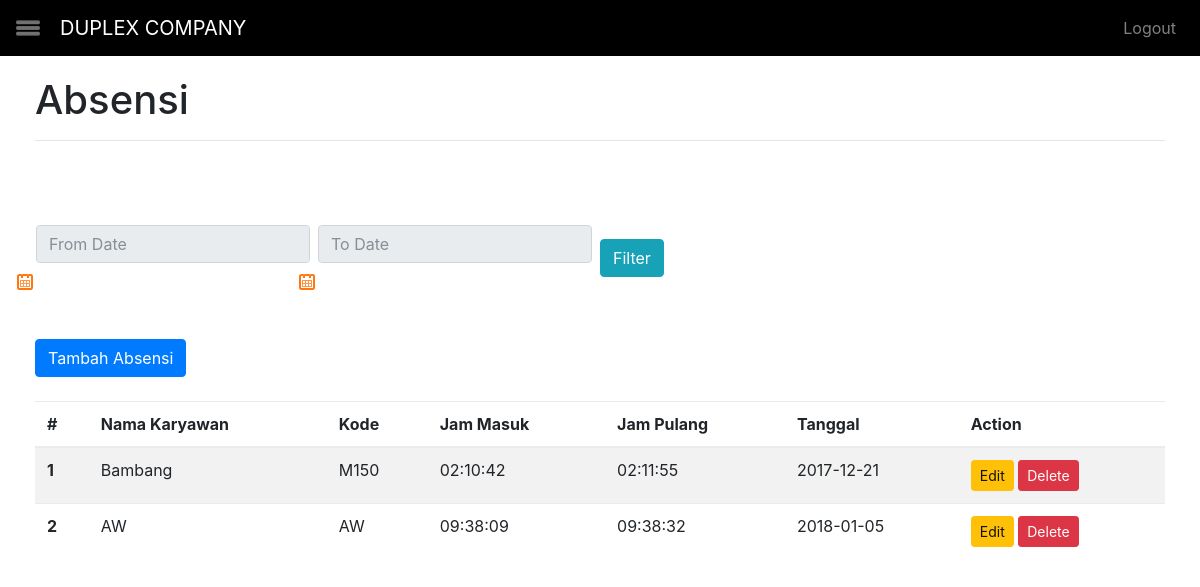
The app's page /absensi.php (signed in) with its own data.
### tables this page shows
CREATE TABLE IF NOT EXISTS `absen` (
  `id_absen` int(11) NOT NULL,
  `jam_masuk` time NOT NULL,
  `jam_pulang` time DEFAULT NULL,
  `tanggal` date NOT NULL,
  `kode` varchar(25) NOT NULL
);

CREATE TABLE IF NOT EXISTS `karyawan` (
  `id_kry` int(11) NOT NULL,
  `nama_kry` varchar(100) NOT NULL,
  `kode` varchar(25) NOT NULL,
  `password` varchar(100) NOT NULL,
  `user_level` enum('admin','user') DEFAULT 'user',
  `id_div` int(11) NOT NULL
);

### absensi.php (the view, shortened to what this page needs)
<?php
    include("koneksi.php");
    $query = "SELECT absen.id_absen, karyawan.nama_kry, absen.kode, absen.jam_masuk, absen.jam_pulang, absen.tanggal FROM absen INNER JOIN karyawan ON absen.kode=karyawan.kode";
    $hasil = mysqli_query($db, $query);
?>
<html lang="en">
<head>
    <link href="vendor/bootstrap/css/bootstrap.min.css" rel="stylesheet">
    <link rel="stylesheet" href="lib/css/default.css" />
    <link href="css/simple-sidebar.css" rel="stylesheet">
    <link href="css/custom.css" rel="stylesheet">
     <link rel="stylesheet" href="http://code.jquery.com/ui/1.11.4/themes/smoothness/jquery-ui.css">
    <link rel="css/stylesheet" href="css/default.css" />
</head>
<body>
    <div id="wrapper">
        <?php include('navbar.php'); ?>
        <div id="page-content-wrapper">
            <div class="container-fluid">
                <h1>Absensi</h1>
                <hr><br>
            <table>
                <div class="col-md-3">
                    <tr><th><input type="text" name="from_date" id="from_date" class="form-control" placeholder="From Date" /></div></th>
                <div class="col-md-3">
                    <th><th><th><th><input type="text" name="to_date" id="to_date" class="form-control" placeholder="To Date" /></div></th></th></th></th>
                <div class="col-md-5">
                    <th><th><th><th><input type="submit" name="filter" id="filter" value="Filter" class="btn btn-info" />
                </div></th></th></th></th></tr>
                <br />
            </table>
                </br></br><a href="form_tambah_absen.php" class="btn btn-primary" onSubmit="return validasi()">Tambah Absensi</a>
                <br><br>
                <table class="table table-striped">
                    <thead>
                        <tr>
                            <th scope="col">#</th>
                            <th scope="col">Nama Karyawan</th>
                            <th scope="col">Kode</th>
                            <th scope="col">Jam Masuk</th>
                            <th scope="col">Jam Pulang</th>
                            <th scope="col">Tanggal</th>
                            <th scope="col">Action</th>
                        </tr>
                    </thead>
                    <tbody>
                        <?php
                            $i = 0;
                            while($row=mysqli_fetch_assoc($hasil))
                            {
                                $i++;
                        ?>
                        <tr>
                            <th scope="row"><?php echo $i; ?></th>
                            <td><?php echo $row['nama_kry']; ?></td>
                            <td><?php echo $row['kode']; ?></td>
                            <td><?php echo $row['jam_masuk']; ?></td>
                            <td><?php echo $row['jam_pulang']; ?></td>
                            <td><?php echo $row['tanggal']; ?></td>
                            <td>
                                <a href="form_edit_absen.php?id=<?php echo $row['id_absen']; ?>" class="btn btn-warning btn-sm">Edit</a>
                                <a href="proses_delete_absen.php?id=<?php echo $row['id_absen']; ?>" class="btn btn-danger btn-sm">Delete</a>
                            </td>
                        </tr>
                        <?php
                            }
                        ?>
                    </tbody>
                </table>
            </div>
        </div>
    </div>
    <link rel="stylesheet" href="http://code.jquery.com/ui/1.11.4/themes/smoothness/jquery-ui.css">
</body>
</html>
<link rel="stylesheet" href="lib/css/default.css" />

### css/simple-sidebar.css (style rules this page uses)
body { overflow-x: hidden; }
#wrapper { padding-left: 0; -webkit-transition: all 0.5s ease; -moz-transition: all 0.5s ease; -o-transition: all 0.5s ease; transition: all 0.5s ease; }
#page-content-wrapper { width: 100%; position: absolute; padding: 15px; }
@media (min-width:768px) { #wrapper { padding-left: 0; } }
@media (min-width:768px) { #page-content-wrapper { padding: 20px; position: relative; } }

### records on screen
absen: karyawan.nama_kry "Bambang", kode "M150", jam_masuk "02:10:42", jam_pulang "02:11:55", tanggal "2017-12-21"
absen: karyawan.nama_kry "AW", kode "AW", jam_masuk "09:38:09", jam_pulang "09:38:32", tanggal "2018-01-05"
